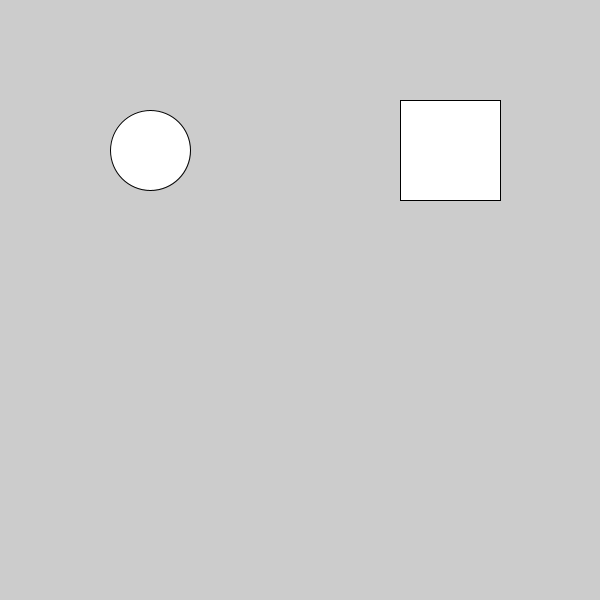
Frame 1 (no input)
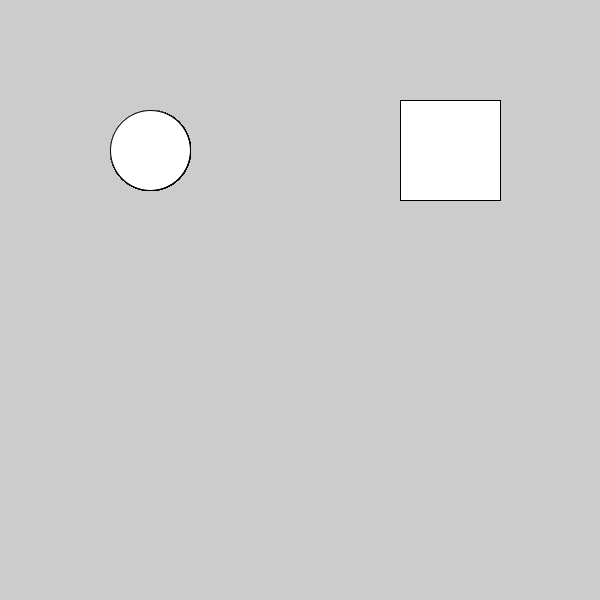
Frame 60 (the mouse pressed at the canvas centre just before this capture)
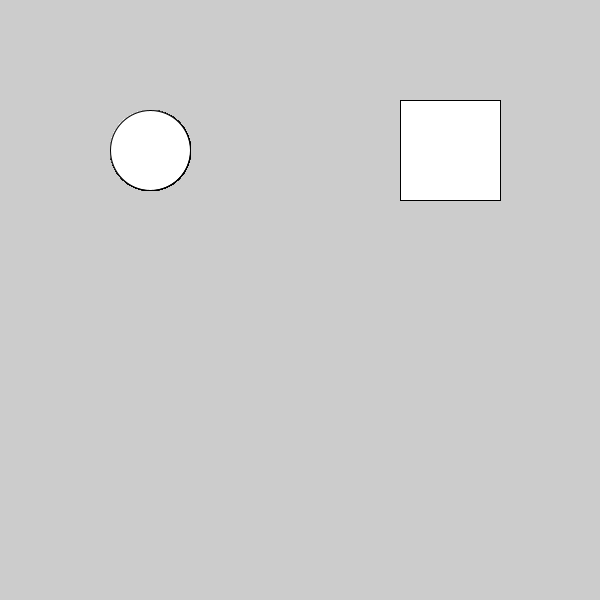
Frame 120 (the mouse held since frame 60 and released just before this capture)

The Processing sketch that drew these frames (run headless with seeded random() and noise(); from frame 60 on, the mouse is pressed at the canvas centre):

// Processing sketch: Week_3_HW_double_class
// ── Week_3_HW_double_class.pde
Circle c;
Square s;

void setup(){
  size (600,600);
  c = new Circle (150,150,80);
  s = new Square (400,100,100);
}

void draw(){
  c.display();
  s.display();
}

// ── Circle.pde
class Circle {
  float circleButtonX, circleButtonY, circleButtonD;
  boolean circleClick = false;
  
  Circle(float circleButtonX150, float circleButtonY150, float circleButtonD80) {
  circleButtonX = circleButtonX150;
  circleButtonY = circleButtonY150;
  circleButtonD = circleButtonD80;
  }
  
  void display(){
    ellipse(circleButtonX, circleButtonY, circleButtonD, circleButtonD);
  }
}

// ── Square.pde
class Square {
  float squareButtonX, squareButtonY, squareButtonD;
  boolean squareClick = false;
  
  Square(float squareButtonX400, float squareButtonY100, float squareButtonD100) {
  squareButtonX = squareButtonX400;
  squareButtonY = squareButtonY100;
  squareButtonD = squareButtonD100;
  }
  
  void display(){
    rect(squareButtonX, squareButtonY, squareButtonD, squareButtonD);
  }
}
